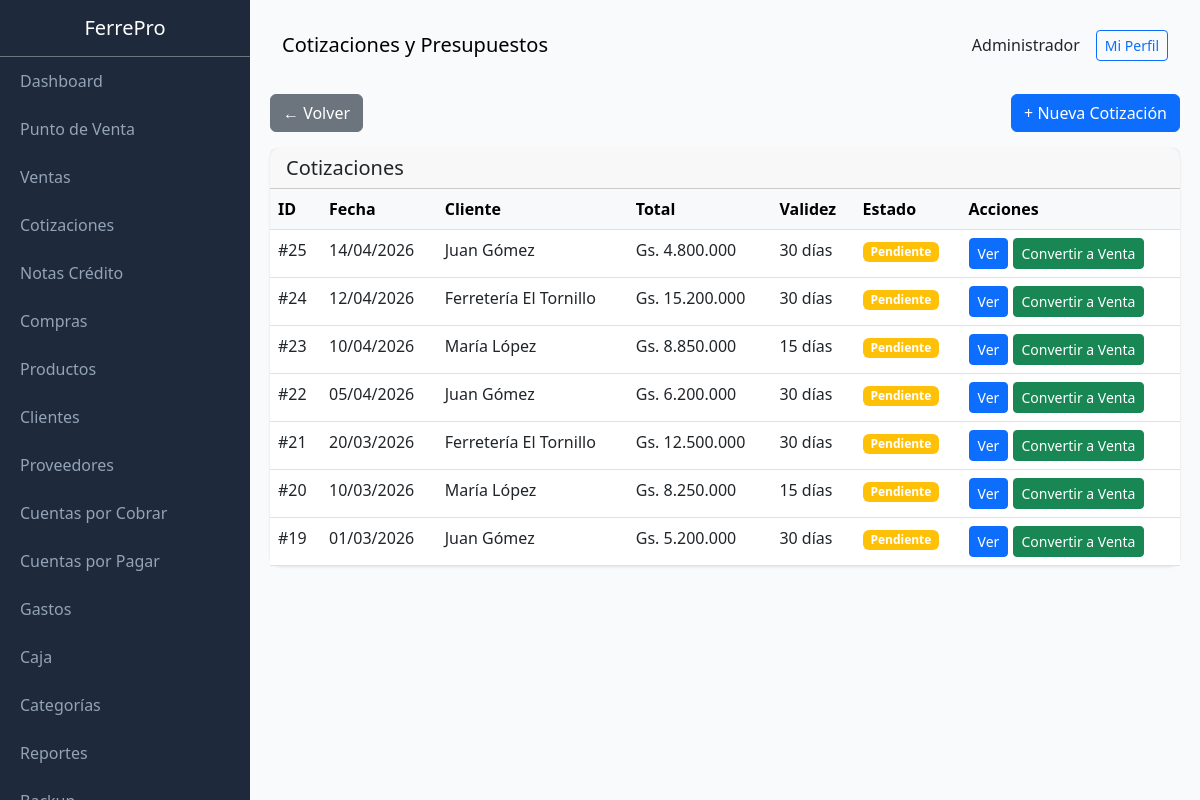
Page /public/index.php?page=quotes (signed in) on the earlier database version.
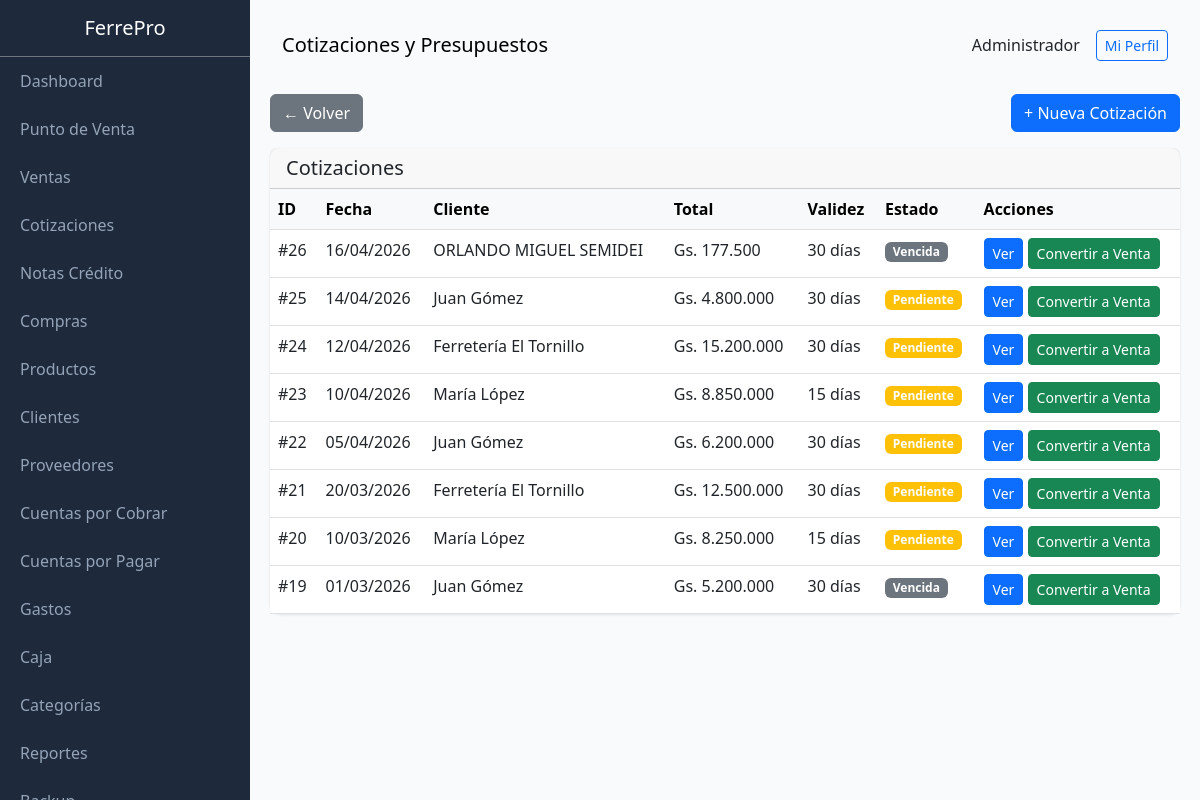
Same page on the later database version.
### tables this page shows
CREATE TABLE users (
                id INTEGER PRIMARY KEY AUTOINCREMENT,
                name TEXT NOT NULL,
                email TEXT UNIQUE,
                password TEXT NOT NULL,
                role TEXT DEFAULT 'vendedor',
                active INTEGER DEFAULT 1,
                created_at DATETIME DEFAULT CURRENT_TIMESTAMP
            , last_login DATETIME, last_password_change DATETIME, failed_login_attempts INTEGER DEFAULT 0, locked_until DATETIME, two_fa_enabled INTEGER DEFAULT 0, two_fa_secret TEXT);

CREATE TABLE quotes (
                id INTEGER PRIMARY KEY AUTOINCREMENT,
                client_id INTEGER,
                client_name TEXT,
                client_document TEXT,
                user_id INTEGER NOT NULL,
                subtotal REAL NOT NULL,
                discount REAL DEFAULT 0,
                total REAL NOT NULL,
                validity_days INTEGER DEFAULT 30,
                notes TEXT,
                status TEXT DEFAULT 'pending',
                created_at DATETIME DEFAULT CURRENT_TIMESTAMP,
                expires_at DATETIME, converted_sale_id INTEGER,
                FOREIGN KEY (user_id) REFERENCES users(id),
                FOREIGN KEY (client_id) REFERENCES clients(id)
            );

CREATE TABLE clients (
                id INTEGER PRIMARY KEY AUTOINCREMENT,
                name TEXT NOT NULL,
                document_type TEXT DEFAULT 'DNI',
                document TEXT,
                phone TEXT,
                email TEXT,
                address TEXT,
                credit_limit REAL DEFAULT 0,
                category TEXT DEFAULT 'minorista',
                balance REAL DEFAULT 0,
                active INTEGER DEFAULT 1,
                created_at DATETIME DEFAULT CURRENT_TIMESTAMP
            , credit_days INTEGER DEFAULT 30);

### class/Database.php (called while the page is built, shortened)
<?php
class Database extends PDO {
    private static $instance = null;
    private function __construct() {
        $dbPath = dirname(__DIR__) . '/storage/ferrepro.db';
        $this->initTables();
    }
    public static function getInstance() {
        if (self::$instance === null) {
            self::$instance = new self();
        }
        return self::$instance;
    }
    private function initTables() {
        $this->seedDefaultData();
    }
    private function seedDefaultData() {
        $stmt = $this->query("SELECT COUNT(*) as count FROM users");
    }
}

### class/Format.php (called while the page is built, shortened)
<?php
class Format {
    public static function money($amount) {
        $amount = floatval($amount);
        return 'Gs. ' . number_format($amount, 0, ',', '.');
    }
    public static function date($date) {
        try {
            $dateObj = new DateTime($date);
            return $dateObj->format('d/m/Y');
        } catch (Exception $e) {
            return 'Fecha inválida';
        }
    }
}

### views/quotes/index.php (the view, shortened to what this page needs)
<?php
$pageTitle = 'Cotizaciones y Presupuestos';
$content = '
<div class="row mb-3">
    <div class="col-md-6">
        <a href="?page=home" class="btn btn-secondary">← Volver</a>
    </div>
    <div class="col-md-6 text-end">
        <a href="?page=quotes&action=new" class="btn btn-primary">+ Nueva Cotización</a>
    </div>
</div>';
$quotes = db()->query("
    SELECT q.*, c.name as client_name, u.name as user_name
    FROM quotes q
    LEFT JOIN clients c ON q.client_id = c.id
    LEFT JOIN users u ON q.user_id = u.id
    ORDER BY q.id DESC
")->fetchAll(PDO::FETCH_ASSOC);
$content .= '
<div class="card">
    <div class="card-header d-flex justify-content-between align-items-center">
        <h5 class="mb-0">Cotizaciones</h5>
    </div>
    <div class="card-body p-0">
        <table class="table table-hover mb-0">
            <thead class="table-light">
                <tr>
                    <th>ID</th>
                    <th>Fecha</th>
                    <th>Cliente</th>
                    <th>Total</th>
                    <th>Validez</th>
                    <th>Estado</th>
                    <th>Acciones</th>
                </tr>
            </thead>
            <tbody>';
if (count($quotes) == 0) {
    $content .= '<tr><td colspan="7" class="text-center">No hay cotizaciones</td></tr>';
} else {
    foreach ($quotes as $q) {
        $statusClass = $q['status'] === 'pending' ? 'warning' : ($q['status'] === 'accepted' ? 'success' : ($q['status'] === 'rejected' ? 'danger' : 'secondary'));
        $statusLabel = $q['status'] === 'pending' ? 'Pendiente' : ($q['status'] === 'accepted' ? 'Aceptada' : ($q['status'] === 'rejected' ? 'Rechazada' : 'Vencida'));
        $content .= '<tr>
            <td>#' . $q['id'] . '</td>
            <td>' . Format::date($q['created_at']) . '</td>
            <td>' . htmlspecialchars($q['client_name'] ?? $q['client_name'] ?? 'Sin cliente') . '</td>
            <td>' . Format::money($q['total']) . '</td>
            <td>' . $q['validity_days'] . ' días</td>
            <td><span class="badge bg-' . $statusClass . '">' . $statusLabel . '</span></td>
            <td>
                <a href="?page=quotes&action=view&id=' . $q['id'] . '" class="btn btn-sm btn-primary">Ver</a>
                <a href="?page=quotes&action=convert&id=' . $q['id'] . '" class="btn btn-sm btn-success">Convertir a Venta</a>
            </td>
        </tr>';
    }
}
$content .= '</tbody>
        </table>
    </div>
</div>';

### public/index.php (shortened to what this page needs)
<?php
require_once dirname(__DIR__) . '/class/Database.php';
require_once dirname(__DIR__) . '/class/Format.php';
function db() {
    return Database::getInstance();
}
function auth() {
    return isset($_SESSION['user_id']) ? $_SESSION['user_id'] : null;
}
function user() {
    $stmt = db()->prepare("SELECT id, name, email, role FROM users WHERE id = ?");
    $stmt->execute([auth()]);
    return $stmt->fetch(PDO::FETCH_ASSOC);
}
function view($file, $data = []) {
    extract($data);
    $content = null;
    include dirname(__DIR__) . '/views/' . $file . '.php';
    include dirname(__DIR__) . '/views/layouts/main.php';
    exit;
}
$page = $_GET['page'] ?? 'home';
switch ($page) {
    case 'quotes':
        view('quotes/index');
        break;
}
?>

### views/layouts/main.php (shortened to what this page needs)
<!DOCTYPE html>
<html lang="es">
<head>
    <link rel="stylesheet" href="https://cdn.jsdelivr.net/npm/bootstrap@5.3.0/dist/css/bootstrap.min.css">
    <link rel="stylesheet" href="https://cdn.jsdelivr.net/npm/bootstrap-icons@1.10.0/font/bootstrap-icons.css">
</head>
<body>
    <div class="sidebar">
        <div class="p-3 text-center border-bottom border-secondary">
            <h5 class="text-white mb-0">FerrePro</h5>
        </div>
        <nav class="nav flex-column">
            <a class="nav-link" href="?page=dashboard">Dashboard</a>
            <a class="nav-link" href="?page=pos">Punto de Venta</a>
            <a class="nav-link" href="?page=sales">Ventas</a>
            <a class="nav-link" href="?page=quotes">Cotizaciones</a>
            <a class="nav-link" href="?page=credit_notes">Notas Crédito</a>
            <a class="nav-link" href="?page=purchases">Compras</a>
            <a class="nav-link" href="?page=products">Productos</a>
            <a class="nav-link" href="?page=clients">Clientes</a>
            <a class="nav-link" href="?page=providers">Proveedores</a>
            <a class="nav-link" href="?page=receivable">Cuentas por Cobrar</a>
            <a class="nav-link" href="?page=payable">Cuentas por Pagar</a>
            <a class="nav-link" href="?page=expenses">Gastos</a>
            <a class="nav-link" href="?page=cash">Caja</a>
            <a class="nav-link" href="?page=categories">Categorías</a>
            <a class="nav-link" href="?page=reports">Reportes</a>
            <a class="nav-link" href="?page=backup">Backup</a>
        </nav>
    </div>
    <div class="main-content">
        <nav class="navbar navbar-expand-lg mb-4 rounded">
            <div class="container-fluid">
                <span class="navbar-brand mb-0 h1"><?= $pageTitle ?? 'FerrePro' ?></span>
                <div class="d-flex align-items-center gap-3">
                    <span><?= user()['name'] ?? '' ?></span>
                    <a href="?page=profile" class="btn btn-sm btn-outline-primary">Mi Perfil</a>
                </div>
            </div>
        </nav>
        <?= $content ?? '' ?>
    </div>
</body>
</html>

### views/layouts/main.php (style rules this page uses)
:root { --primary: #2563eb; --dark: #1e293b; }
body { font-family: 'Segoe UI', sans-serif; background: #f8fafc; }
.sidebar { width: 250px; background: var(--dark); height: 100vh; position: fixed; top: 0; left: 0; overflow-y: auto; }
.sidebar .nav-link { color: #94a3b8; padding: 12px 20px; }
.main-content { margin-left: 250px; padding: 20px; }
.card { border: none; border-radius: 10px; box-shadow: 0 1px 3px rgba(0,0,0,0.1); }

Differences in the rows shown:
added quotes: id "26", created_at "16/04/2026", client.name "ORLANDO MIGUEL SEMIDEI", total "Gs. 177.500", validity_days "30", status "Vencida"
changed quotes "Gs. 5.200.000": status "Pendiente" → "Vencida"
